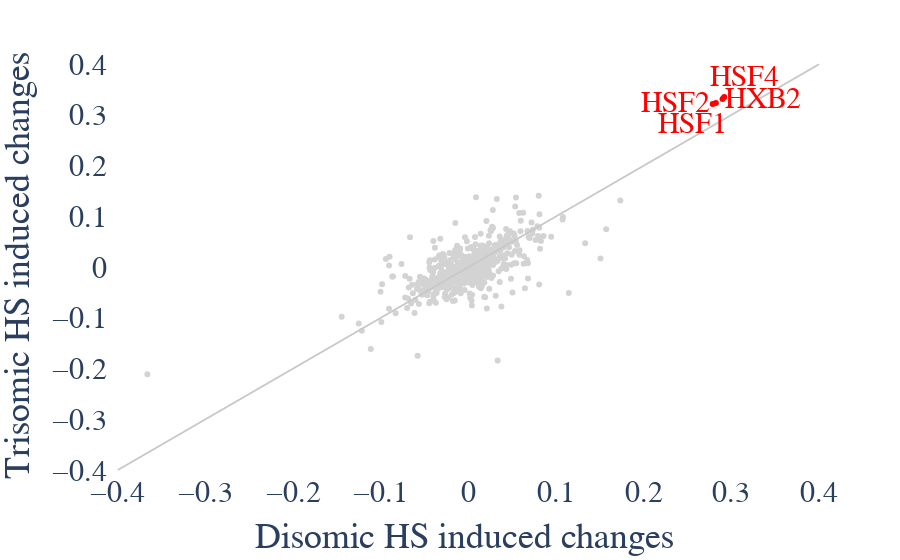

Notebook code for this chart:
### Code cell
ofn = PROoutdir+"PRO_scatterTFEA.MA.svg"
tf = scattertwo(PROErichs, PROEthanhs, "D21_hs", "T21_hs",yshifts=[0,0,20,-20], xshifts=[40,-40,20,-20], outfilename=ofn)

### Figure 1 — Plotly figure (JSON) as saved in the notebook; plotly's stock layout.template omitted (floating-point values rounded to 4 significant figures; data arrays with more than 128 entries replaced by an {"elided": "..."} marker saying what was removed)
{"data": [{"customdata": {"elided": "637x1 str values"}, "hovertemplate": "category=N.S.<br>Corrected E-Score_D21_hs=%{x}<br>Corrected E-Score_T21_hs=%{y}<br>#TF=%{customdata[0]}<extra></extra>", "legendgroup": "N.S.", "marker": {"color": "#D3D3D3", "symbol": "circle"}, "mode": "markers", "name": "N.S.", "orientation": "v", "showlegend": true, "type": "scatter", "x": {"elided": "637 float values"}, "xaxis": "x", "y": {"elided": "637 float values"}, "yaxis": "y"}, {"customdata": [["HXB2_HUMAN.H10MO.D"], ["HSF2_HUMAN.H10MO.A"], ["HSF4_HUMAN.H10MO.D"], ["HSF1_HUMAN.H10MO.A"]], "hovertemplate": "category=adj-pval<=1e-11, both comparisons<br>Corrected E-Score_D21_hs=%{x}<br>Corrected E-Score_T21_hs=%{y}<br>#TF=%{customdata[0]}<extra></extra>", "legendgroup": "adj-pval<=1e-11, both comparisons", "marker": {"color": "rgb(255,0,0)", "symbol": "circle"}, "mode": "markers", "name": "adj-pval<=1e-11, both comparisons", "orientation": "v", "showlegend": true, "type": "scatter", "x": [0.29, 0.2823, 0.2919, 0.2787], "xaxis": "x", "y": [0.3317, 0.3237, 0.3354, 0.3215], "yaxis": "y"}], "layout": {"annotations": [{"font": {"color": "rgb(255,0,0)", "family": "sans serif", "size": 30}, "showarrow": false, "text": "HXB2", "x": 0.29, "xshift": 40, "y": 0.3317, "yshift": 0}, {"font": {"color": "rgb(255,0,0)", "family": "sans serif", "size": 30}, "showarrow": false, "text": "HSF2", "x": 0.2823, "xshift": -40, "y": 0.3237, "yshift": 0}, {"font": {"color": "rgb(255,0,0)", "family": "sans serif", "size": 30}, "showarrow": false, "text": "HSF4", "x": 0.2919, "xshift": 20, "y": 0.3354, "yshift": 20}, {"font": {"color": "rgb(255,0,0)", "family": "sans serif", "size": 30}, "showarrow": false, "text": "HSF1", "x": 0.2787, "xshift": -20, "y": 0.3215, "yshift": -20}], "font": {"family": "sans serif", "size": 30}, "legend": {"title": {"text": "category"}, "tracegroupgap": 0}, "margin": {"t": 60}, "paper_bgcolor": "rgba(0, 0, 0, 0)", "plot_bgcolor": "rgba(0, 0, 0, 0)", "shapes": [{"line": {"color": "rgb(200, 200, 200)"}, "type": "line", "x0": -0.4, "x1": 0.4, "y0": -0.4, "y1": 0.4}], "showlegend": false, "xaxis": {"anchor": "y", "domain": [0, 1], "title": {"text": "Disomic HS induced changes"}}, "yaxis": {"anchor": "x", "domain": [0, 1], "title": {"text": "Trisomic HS induced changes"}}}}
